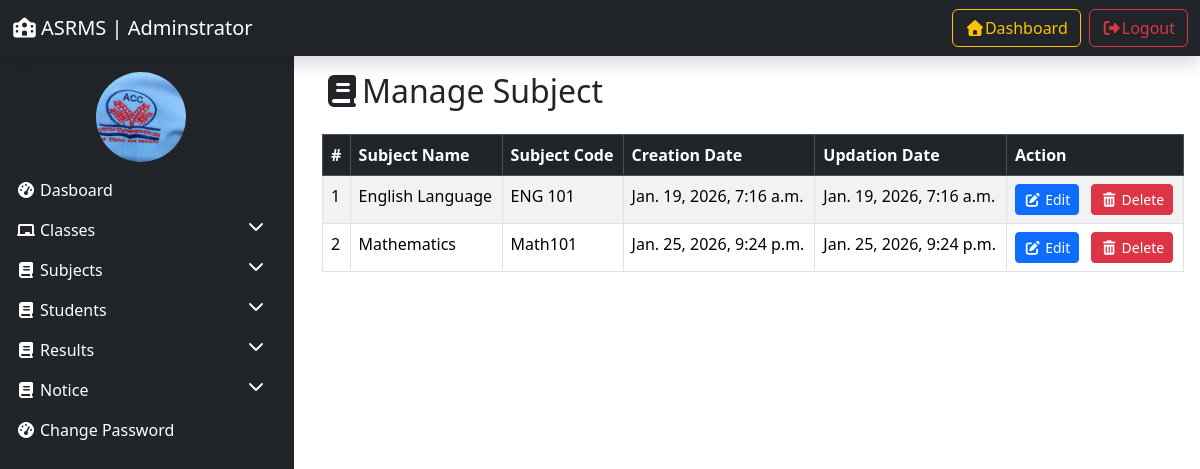
/manage_subject/ (signed in), run on an earlier commit of the app's database.
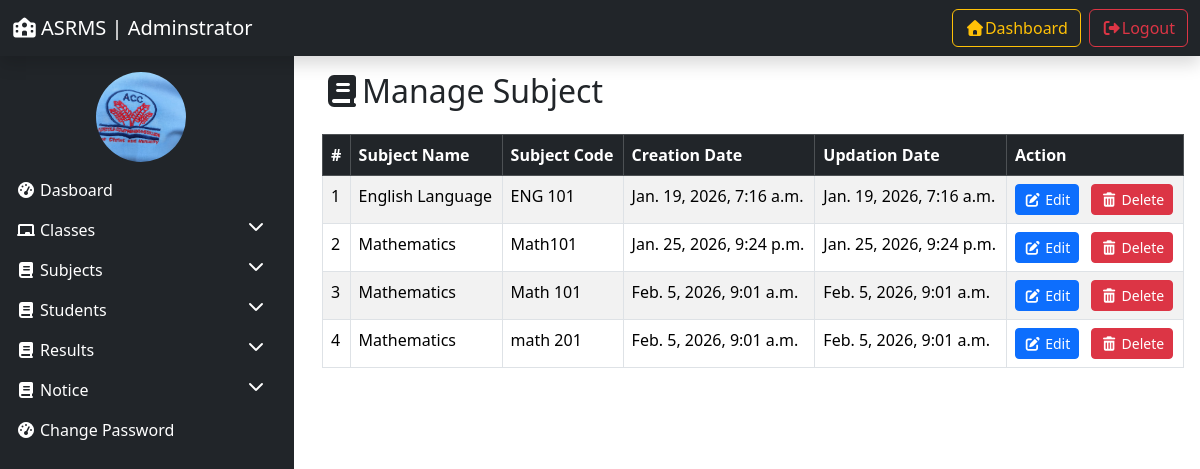
And on a later commit of the database.
### resultManager/models.py (models this page shows, shortened)
class Subject(models.Model):
    subject_name = models.CharField(max_length=100)
    subject_code = models.CharField(max_length=20)
    creation_date = models.DateTimeField(auto_now_add=True)
    updation_date = models.DateTimeField(auto_now=True)

### resultManager/views.py (the view, shortened to what this page needs)
# urls.py: path('manage_subject/', manage_subject, name='manage_subject'),
@login_required(login_url='admin_login')
def manage_subject(request):
    subject = Subject.objects.all()
    return render(request, 'manage_subject.html', locals())

### resultManager/templates/manage_subject.html (shortened to what this page needs)
{% extends 'admin_base.html' %} {% load static %} {% block content %}
<div class="container">
  <h2 class="mb-4"><i class="fas fa-book"></i>Manage Subject</h2>
  <table class="table table-striped table-bordered">
    <thead class="table-dark">
      <tr>
        <th scope="col">#</th>
        <th scope="col">Subject Name</th>
        <th scope="col">Subject Code</th>
        <th scope="col">Creation Date</th>
        <th scope="col">Updation Date</th>
        <th scope="col">Action</th>
      </tr>
    </thead>
    <tbody>
      {% for s in subject %}
      <tr>
        <td scope="col">{{forloop.counter}}</td>
        <td scope="col">{{s.subject_name}}</td>
        <td scope="col">{{s.subject_code}}</td>
        <td scope="col">{{s.creation_date}}</td>
        <td scope="col">{{s.updation_date}}</td>
        <td scope="col">
          <a
            href="{% url 'edit_subject' s.id %}"
            class="btn btn-sm btn-primary me-2"
            ><i class="fas fa-edit"></i> Edit</a
          >
          <a
            href="?delete={{s.id}}"
            class="btn btn-sm btn-danger"
            onclick="return confirm('Are you sure you want to delete this subject?');"
            ><i class="fas fa-trash-alt"></i> Delete</a
          >
        </td>
      </tr>
      {% empty %}
      <tr>
        <td colspan="6" class="text-center">No subjects available.</td>
        {% endfor %}
    </tbody>
  </table>
</div>
{% endblock %}

What changed in the data, as far as the page shows it:
added Subject: subject_name "Mathematics", subject_code "Math 101", creation_date "Feb. 5, 2026, 9:01 a.m.", updation_date "Feb. 5, 2026, 9:01 a.m."
added Subject: subject_name "Mathematics", subject_code "math 201", creation_date "Feb. 5, 2026, 9:01 a.m.", updation_date "Feb. 5, 2026, 9:01 a.m."
